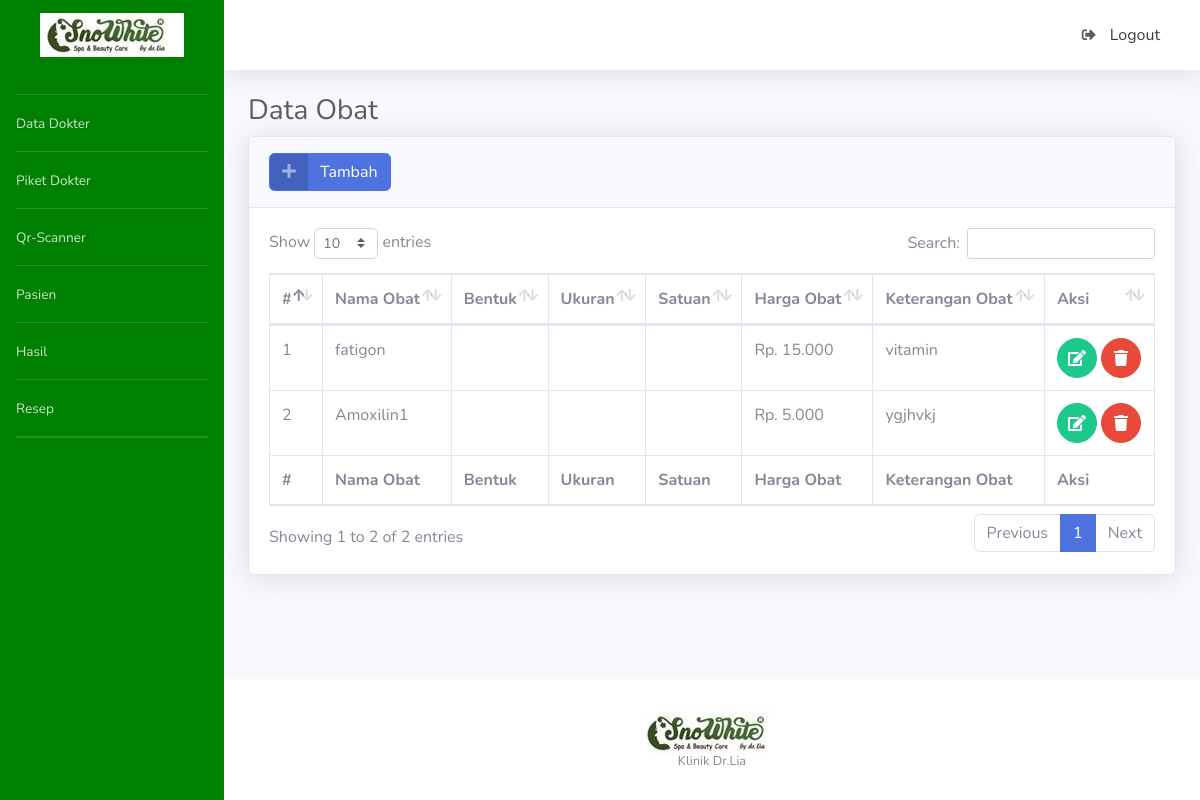
The page /index.php/obat on the database as committed earlier.
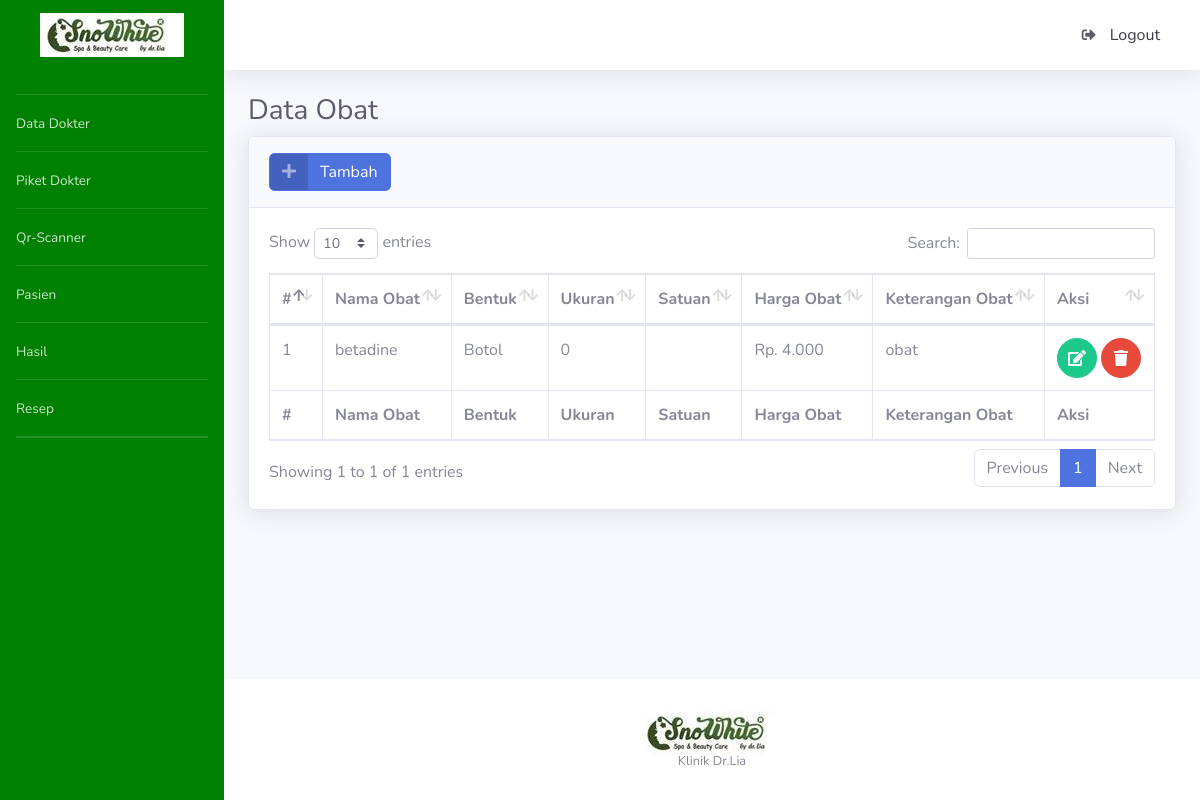
The same page on the database as committed later.
### tables this page shows
CREATE TABLE `tb_obat` (
  `id_obat` bigint(20) NOT NULL,
  `nama_obat` varchar(30) NOT NULL,
  `bentuk` enum('Botol','Strip','Tube') NOT NULL,
  `ukuran` int(11) NOT NULL,
  `satuan` enum('ML','Tablet','Kapsul','Kaplet') NOT NULL,
  `harga_obat` double NOT NULL,
  `keterangan_obat` text NOT NULL
);

### application/controllers/Obat.php (called while the page is built, shortened)
<?php
class Obat extends CI_Controller {
	public function index()
	{
		$parser = array(
			'p_semuaobat' => $this->db->get_where('tb_obat')->result()
			);
		$this->load->view('obat/v_daftar',
			$parser);
	}
}
?>

### index.php (called while the page is built, shortened)
<?php
require_once BASEPATH.'core/CodeIgniter.php';

### application/helpers/custom_helper.php (called while the page is built, shortened)
<?php
function get_rupiah($number) {
	return "Rp. " . number_format($number, 0, 2, '.');
}
?>

### application/views/obat/v_daftar.php (the view, shortened to what this page needs)
<!DOCTYPE html>
<html lang="en">
<head>
  <link href="<?php echo base_url(); ?>tema/admin/vendor/fontawesome-free/css/all.min.css" rel="stylesheet" type="text/css">
   <link href="<?php echo base_url(); ?>tema/admin/css/sb-admin-2.min.css" rel="stylesheet">
  <link href="<?php echo base_url(); ?>tema/admin/vendor/datatables/dataTables.bootstrap4.min.css" rel="stylesheet">
  <link href="vendor/datatables/dataTables.bootstrap4.min.css" rel="stylesheet">
</head>
<body id="page-top">
  <div id="wrapper">
    <div id="content-wrapper" class="d-flex flex-column">
      <div id="content">
        <div class="container-fluid">
          <h1 class="h3 mb-2 text-gray-800">Data Obat</h1>
          <div class="card shadow mb-4">
            <div class="card-header py-3">
              <h6 class="m-0 font-weight-bold text-primary">
                <a href="<?php echo site_url('obat/tambah'); ?>" class="btn btn-primary btn-icon-split">
                    <span class="icon text-white-50">
                      <i class="fas fa-plus"></i>
                    </span>
                    <span class="text">Tambah</span>
                  </a>
              </h6>
            </div>
            <div class="card-body">
              <div class="table-responsive">
                <table class="table table-bordered" id="dataTable" width="100%" cellspacing="0">
                  <thead>
                    <tr>
                     <th>#</th>
                     <th>Nama Obat</th>
                     <th>Bentuk</th>
                     <th>Ukuran</th>
                     <th>Satuan</th>
                     <th>Harga Obat</th>
                     <th>Keterangan Obat</th>
                     <th>Aksi</th>
                    </tr>
                  </thead>
                  <tfoot>
                    <tr>
                     <th>#</th>
                     <th>Nama Obat</th>
                     <th>Bentuk</th>
                     <th>Ukuran</th>
                     <th>Satuan</th>
                     <th>Harga Obat</th>
                     <th>Keterangan Obat</th>
                      <th>Aksi</th>
                    </tr>
                  </tfoot>
                  <tbody>
                   <?php if(count($p_semuaobat) > 0) { ?>
      <?php $no = 1; ?>
      <?php foreach ($p_semuaobat as $data) { ?>
      <tr>
        <td><?php echo $no++; ?></td>
        <td><?php echo $data->nama_obat; ?></td>
        <td><?php echo $data->bentuk; ?></td>
        <td><?php echo $data->ukuran; ?></td>
        <td><?php echo $data->satuan; ?></td>
        <td><?php echo get_rupiah($data->harga_obat); ?></td>
        <td><?php echo $data->keterangan_obat; ?></td>
        <td>
          <a href="<?php echo site_url('obat/edit/' . $data->id_obat); ?>" class="btn btn-success btn-circle">
                    <i class="fas fa-edit"></i>
                  </a>
           <a href="<?php echo site_url('obat/proses_hapus/' . $data->id_obat); ?>" class="btn btn-danger btn-circle">
                    <i class="fas fa-trash"></i>
                  </a>
        </td>
      </tr>
      <?php } ?>
      <?php } else { ?>
      <tr>
        <td colspan="4">Tidak ada obat</td>
      </tr>
      <?php } ?>
                  </tbody>
                </table>
              </div>
            </div>
          </div>
        </div>
      </div>

Rows that differ between the two databases and show on the page:
removed tb_obat: nama_obat "fatigon", harga_obat "Rp. 15.000", keterangan_obat "vitamin"
removed tb_obat: nama_obat "Amoxilin1", harga_obat "Rp. 5.000", keterangan_obat "ygjhvkj"
added tb_obat: nama_obat "betadine", bentuk "Botol", ukuran "0", harga_obat "Rp. 4.000", keterangan_obat "obat"
Other text that changed with them:
text written by a page script: "Show entries Search: Showing 1 to 2 of 2 entries Previous 1 Next" → "Show entries Search: Showing 1 to 1 of 1 entries Previous 1 Next"
